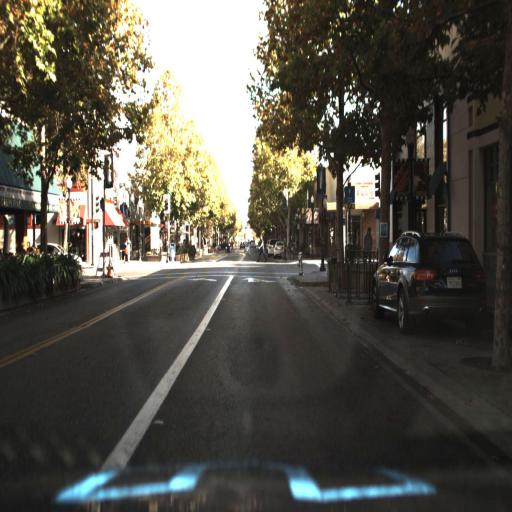
#> input picture data/raw/2.jpg, 512 x 512 px, found by its file name; its folder holds only this picture in this run
$ python run_lane_detection.py
#> lines starting #> are read from the running program, lines starting #| are printed output that depends on the picture; after the words box and inside, x2 and y2 are one past the last pixel; in counts of white or black regions, pixels touching at a corner belong together
### src/preprocessing.py
import cv2
import os


def preprocess_image(
    image_path: str,
    blur_kernel: tuple = (5, 5),
    canny_low: int = 50,
    canny_high: int = 150
):
    image = cv2.imread(image_path)
    if image is None:
        raise FileNotFoundError(f"Image not found: {image_path}")

    gray = cv2.cvtColor(image, cv2.COLOR_BGR2GRAY)
    blur = cv2.GaussianBlur(gray, blur_kernel, 0)
    edges = cv2.Canny(blur, canny_low, canny_high)

    # NEW: Apply ROI
    edges = apply_roi_mask(edges)

    return edges


import numpy as np

def apply_roi_mask(edges):
    """
    Apply a trapezoidal region of interest mask
    to keep only the road area.
    """

    height, width = edges.shape

    # Define a trapezoid for road region
    roi_vertices = np.array([[
        (0, height),
        (width * 0.2, height * 0.6),
        (width * 0.8, height * 0.6),
        (width, height)
    ]], dtype=np.int32)

    # Create mask
    mask = np.zeros_like(edges)

    # Fill ROI polygon with white
    cv2.fillPoly(mask, roi_vertices, 255)

    # Apply mask
    masked_edges = cv2.bitwise_and(edges, mask)

    return masked_edges

# [16 lines of commented-out code are left out]

import numpy as np
import cv2

def detect_lane_lines(edges):
    """
    Detect lane lines using Probabilistic Hough Transform.
    Returns detected line segments.
    """

    lines = cv2.HoughLinesP(
        edges,
        rho=1,                # distance resolution in pixels
        theta=np.pi / 180,    # angle resolution (1 degree)
        threshold=50,         # minimum votes
        minLineLength=40,     # minimum length of line
        maxLineGap=100        # max gap between segments
    )

    return lines

def draw_lane_lines(image, lines):
    """
    Draw detected lane lines on the image.
    """

    line_image = image.copy()

    if lines is None:
        return line_image

    for line in lines:
        x1, y1, x2, y2 = line[0]
        cv2.line(
            line_image,
            (x1, y1),
            (x2, y2),
            (0, 255, 0),   # green lines
            3
        )

    return line_image

### src/run_lane_detection.py
import os
import cv2
import matplotlib.pyplot as plt

from src.preprocessing import (
    preprocess_image,
    detect_lane_lines,
    draw_lane_lines
)

INPUT_DIR = "data/raw"

for image_name in os.listdir(INPUT_DIR):
    image_path = os.path.join(INPUT_DIR, image_name)

    # Read original image
    original = cv2.imread(image_path)
#> original is the input picture: shape (512, 512, 3); mean B, G, R 73.2, 82.7, 84.9
    if original is None:
        continue

    original_rgb = cv2.cvtColor(original, cv2.COLOR_BGR2RGB)

    # Step 1: Edge detection (with ROI)
    edges = preprocess_image(image_path)
#> in preprocess_image, `gray = cv2.cvtColor(image, cv2.COLOR_BGR2GRAY)`:
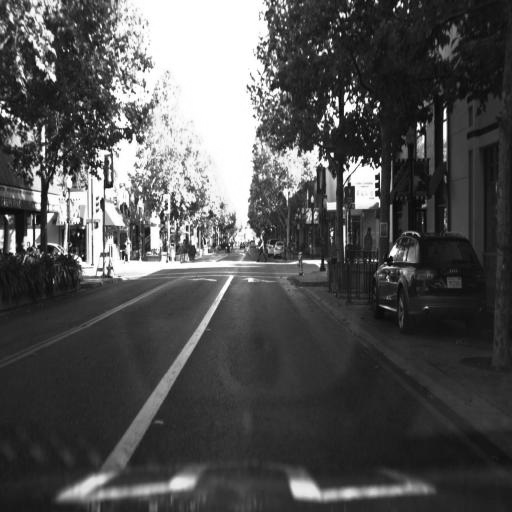
#> gray: shape (512, 512); min 1, max 255, mean 82.3
#> in preprocess_image, `blur = cv2.GaussianBlur(gray, blur_kernel, 0)`:
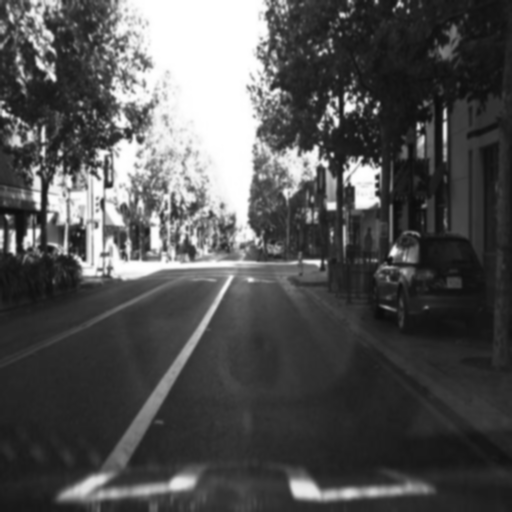
#> blur: shape (512, 512); min 12, max 255, mean 82.3
#> in preprocess_image, `edges = cv2.Canny(blur, canny_low, canny_high)`:
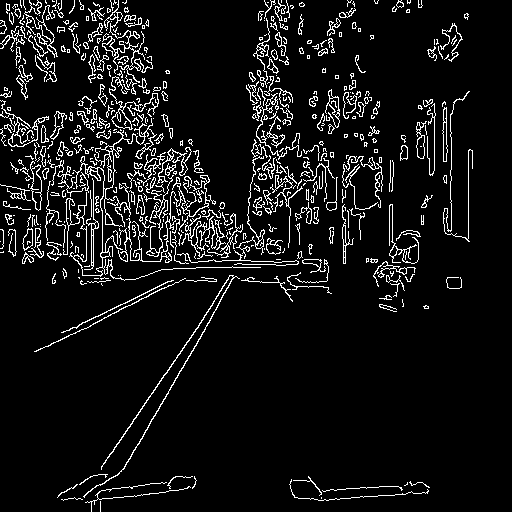
#> edges: shape (512, 512); 7.7% white in thin lines or dots
#> in apply_roi_mask, `cv2.fillPoly(mask, roi_vertices, 255)`:
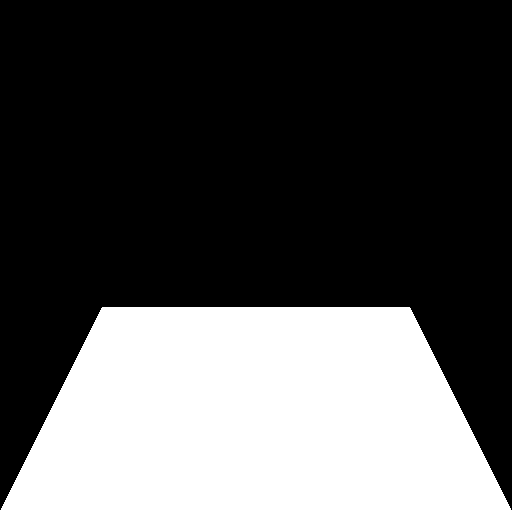
#> mask: shape (512, 512); 32.1% white; 1 white region, box (x1, y1, x2, y2) and area: (0, 307, 512, 512) 84152
#> in apply_roi_mask, `masked_edges = cv2.bitwise_and(edges, mask)`:
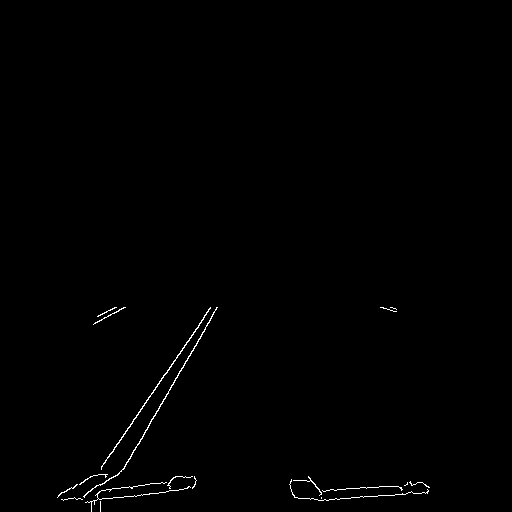
#> masked_edges: shape (512, 512); 0.53% white in thin lines or dots, all inside (x1, y1, x2, y2) = (57, 307, 430, 512)

    # Step 2: Hough Transform
    lines = detect_lane_lines(edges)
#> in detect_lane_lines, `lines = cv2.HoughLinesP( edges, rho=1,`: lines = [[100, 510, 217, 307], [97, 475, 210, 307], [85, 502, 192, 488], [318, 500, 427, 493], [291, 491, 425, 484], [80, 498, 163, 375], [57, 497, 194, 477]]

    # Step 3: Draw lines
    lane_image = draw_lane_lines(original, lines)
#> the loop in draw_lane_lines, `for line in lines:` made 7 passes
#> after the loop in draw_lane_lines, `for line in lines:`:
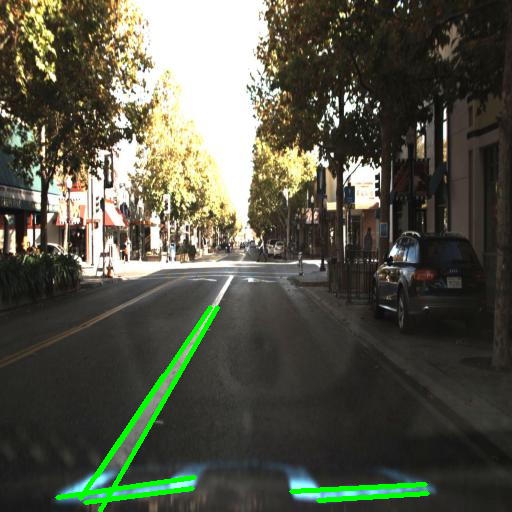
#> line_image: shape (512, 512, 3); 1.82% of pixels changed, all inside (x1, y1, x2, y2) = (55, 305, 430, 512)
    lane_image_rgb = cv2.cvtColor(lane_image, cv2.COLOR_BGR2RGB)

    # Display
    plt.figure(figsize=(12, 5))

    plt.subplot(1, 2, 1)
    plt.title("Edges (ROI)")
    plt.imshow(edges, cmap="gray")
    plt.axis("off")

    plt.subplot(1, 2, 2)
    plt.title("Lane Detection (Hough)")
    plt.imshow(lane_image_rgb)
    plt.axis("off")

    plt.suptitle(image_name)
    plt.tight_layout()
    plt.show()

$ run again, on data/raw/6.jpg
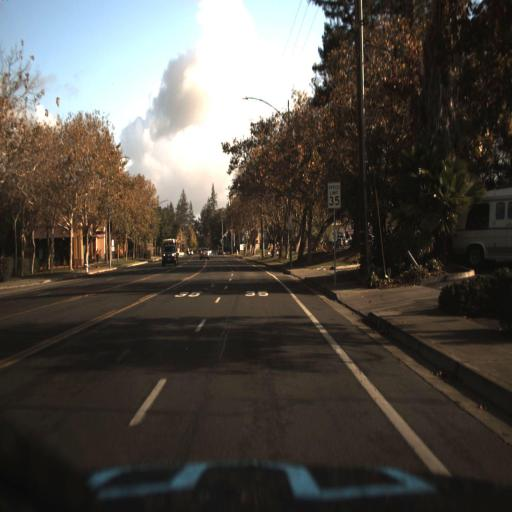
#> input picture data/raw/6.jpg, 512 x 512 px, found by its file name
#> original is the input picture: shape (512, 512, 3); mean B, G, R 70.3, 76.4, 81
#> in preprocess_image, `edges = cv2.Canny(blur, canny_low, canny_high)`:
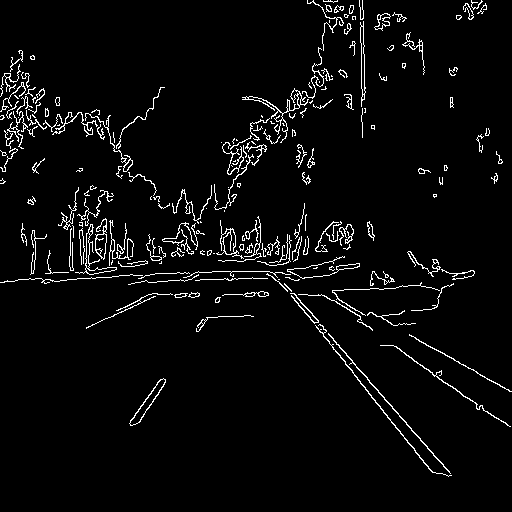
#> edges: shape (512, 512); 4% white in thin lines or dots
#> mask: shape (512, 512); 32.1% white; 1 white region, box (x1, y1, x2, y2) and area: (0, 307, 512, 512) 84152
#> masked_edges: shape (512, 512); 0.48% white in thin lines or dots, all inside (x1, y1, x2, y2) = (93, 307, 452, 477)
#> in detect_lane_lines, `lines = cv2.HoughLinesP( edges, rho=1,`: lines = [[305, 307, 451, 475], [304, 310, 429, 469], [301, 307, 407, 442], [358, 319, 448, 385], [130, 421, 208, 317], [139, 422, 207, 317]]
#> the loop in draw_lane_lines, `for line in lines:` made 6 passes
#> after the loop in draw_lane_lines, `for line in lines:`:
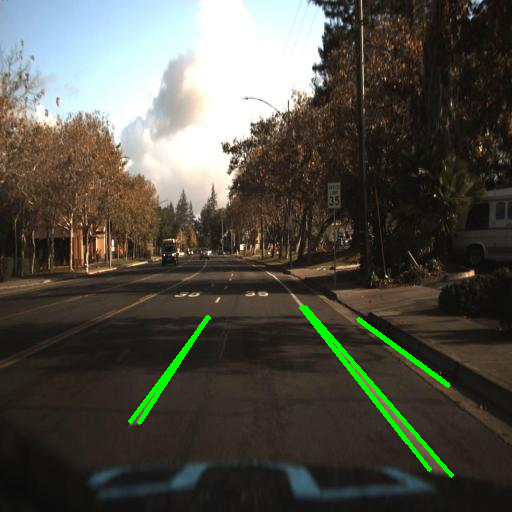
#> line_image: shape (512, 512, 3); 1.37% of pixels changed, all inside (x1, y1, x2, y2) = (128, 305, 454, 478)

$ run again, on data/raw/7.jpg
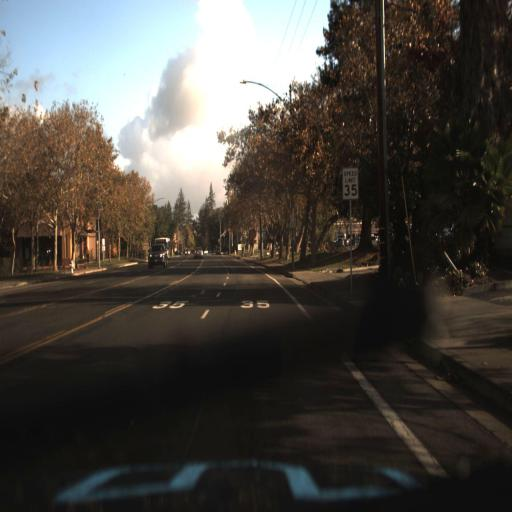
#> input picture data/raw/7.jpg, 512 x 512 px, found by its file name
#> original is the input picture: shape (512, 512, 3); mean B, G, R 66.2, 71.3, 74.5
#> in preprocess_image, `edges = cv2.Canny(blur, canny_low, canny_high)`:
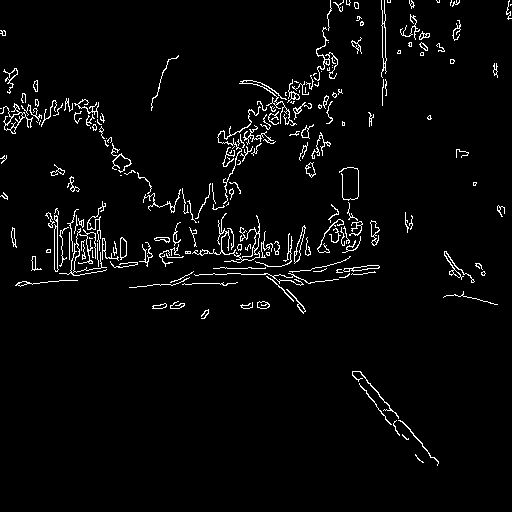
#> edges: shape (512, 512); 3.3% white in thin lines or dots
#> mask: shape (512, 512); 32.1% white; 1 white region, box (x1, y1, x2, y2) and area: (0, 307, 512, 512) 84152
#> masked_edges: shape (512, 512); 0.16% white in thin lines or dots, all inside (x1, y1, x2, y2) = (152, 307, 439, 466)
#> in detect_lane_lines, `lines = cv2.HoughLinesP( edges, rho=1,`: lines = [[303, 307, 438, 463], [303, 312, 419, 460]]
#> the loop in draw_lane_lines, `for line in lines:` made 2 passes
#> after the loop in draw_lane_lines, `for line in lines:`:
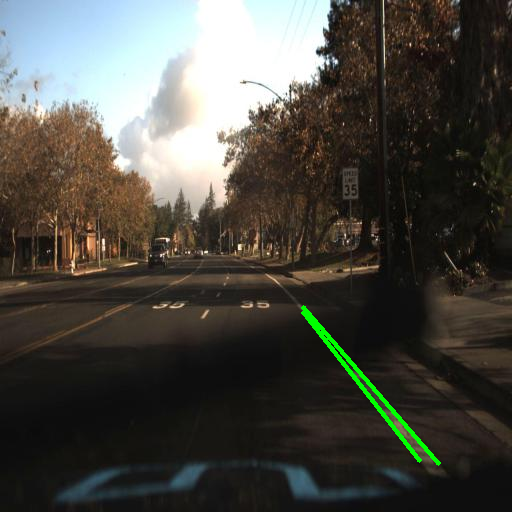
#> line_image: shape (512, 512, 3); 0.67% of pixels changed, all inside (x1, y1, x2, y2) = (301, 305, 441, 466)

$ run again, on data/raw/8.jpg
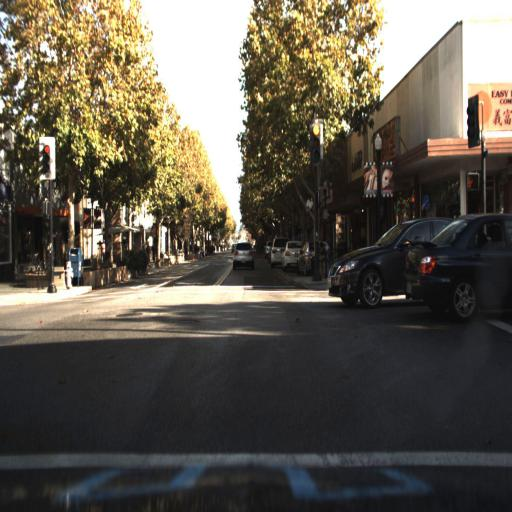
#> input picture data/raw/8.jpg, 512 x 512 px, found by its file name
#> original is the input picture: shape (512, 512, 3); mean B, G, R 77.9, 89.4, 95
#> in preprocess_image, `edges = cv2.Canny(blur, canny_low, canny_high)`:
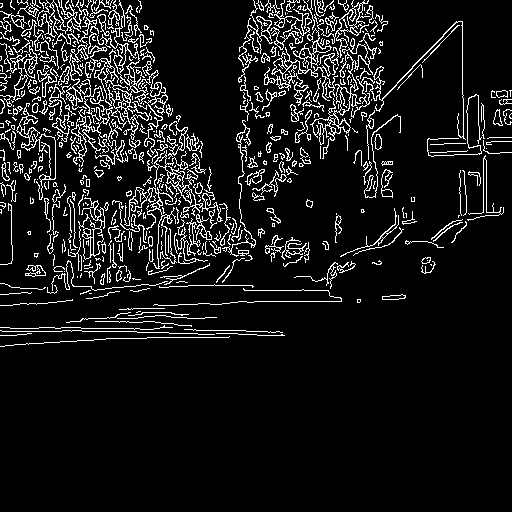
#> edges: shape (512, 512); 9.2% white in thin lines or dots, all inside (x1, y1, x2, y2) = (0, 0, 512, 347)
#> mask: shape (512, 512); 32.1% white; 1 white region, box (x1, y1, x2, y2) and area: (0, 307, 512, 512) 84152
#> masked_edges: shape (512, 512); 0.34% white in thin lines or dots, all inside (x1, y1, x2, y2) = (85, 308, 285, 341)
#> in detect_lane_lines, `lines = cv2.HoughLinesP( edges, rho=1,`: lines = [[91, 328, 279, 331], [106, 338, 284, 335], [106, 331, 282, 334], [95, 321, 177, 324], [169, 333, 257, 335], [96, 318, 204, 318]]
#> the loop in draw_lane_lines, `for line in lines:` made 6 passes
#> after the loop in draw_lane_lines, `for line in lines:`:
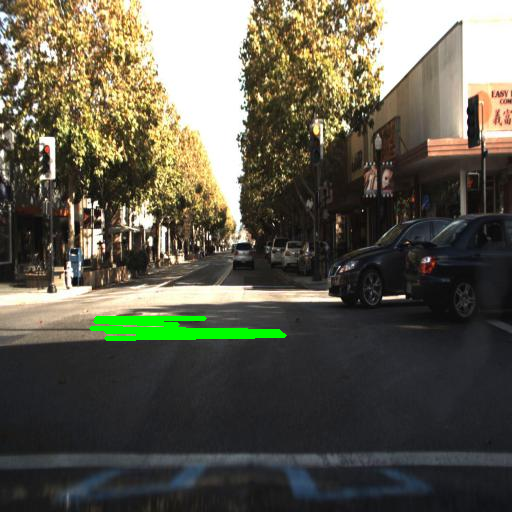
#> line_image: shape (512, 512, 3); 1.17% of pixels changed, all inside (x1, y1, x2, y2) = (89, 316, 287, 341)
